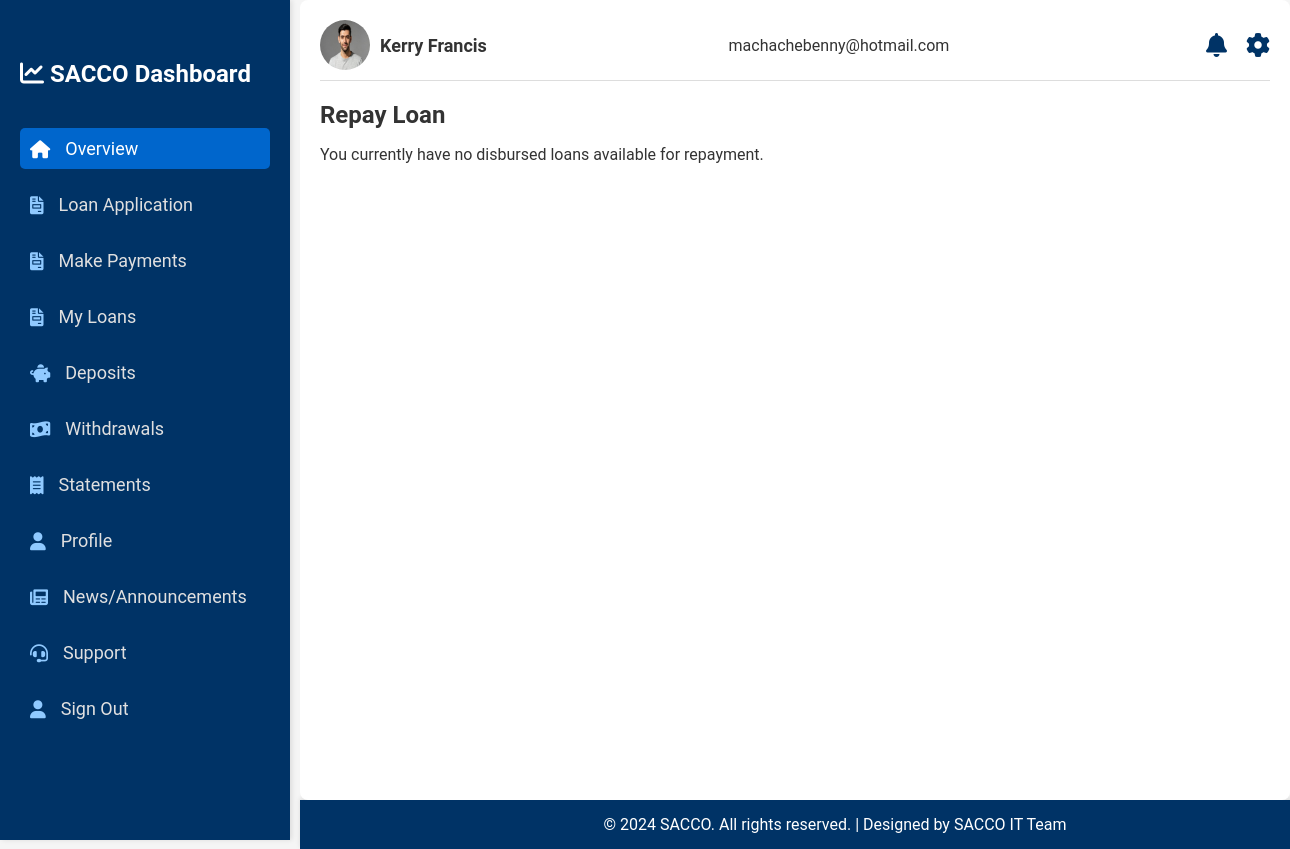
The page /repay_loan (signed in) on the database its author committed.
### main_app/models.py (models this page shows, shortened)
class User_personalData(db.Model):
    id = db.Column(db.Integer, primary_key=True)
    user_id = db.Column(db.String, db.ForeignKey('user.user_id'), nullable=False)  # Foreign Key
    user = db.relationship('User', back_populates='personal_data', lazy=True)
    surname = db.Column(db.String(30), nullable=False)
    other_names = db.Column(db.String(120), nullable=False)
    income = db.Column(db.Float, nullable=False)
    dob = db.Column(db.String(20), nullable=False)
    id_number = db.Column(db.Integer, unique=True, nullable=False)
    telephone_no = db.Column(db.String(20), unique=True, nullable=False)
    address = db.Column(db.String(50), nullable=False)
    postal_code= db.Column(db.Integer, nullable=False)
    gender= db.Column(db.String(5), nullable=False)
    user_profile = db.Column(db.String(20), nullable=False, default="user.jpeg")
    id_profile = db.Column(db.String(20), nullable=False, default="user.jpeg")

class User(db.Model, UserMixin):
    user_id = db.Column(db.String(10), primary_key=True)
    username = db.Column(db.String(30), unique=True, nullable=False)
    email = db.Column(db.String(120), unique=True, nullable=False)
    role = db.Column(db.String(6), nullable=False)
    password = db.Column(db.String, nullable=False)
    personal_data = db.relationship('User_personalData', back_populates='user', uselist=False)
    personal_loan = db.relationship("Loan", back_populates="loan_user", uselist=False)
    account = db.relationship('Account', back_populates='user', uselist=False)
    withdrawals = db.relationship('Withdrawals', back_populates='user', uselist=False)
    deposits = db.relationship('Deposit', back_populates='user', uselist=False)
    transactions = db.relationship('Transaction', back_populates='user', uselist=False)

### main_app/routes.py (the view, shortened to what this page needs)
@app.route('/repay_loan', methods=['GET', 'POST'])
@login_required
def repay_loan():
    loan = Loan.query.filter_by(user_id=current_user.user_id, status='Disbursed').first()
    return render_template('user/repayment.html', loan=loan)

### main_app/models.py (called while the page is built)
@login_manager.user_loader
def load_user(user_id):
    user_id = str(user_id)
    if user_id.startswith('user_'):
        return User.query.get(user_id)
    elif user_id.startswith('admin_'):
        return Admin.query.get(user_id)
    return None  # Return None if no user/admin is found

### main_app/templates/user/repayment.html
{% extends "user/layout.html" %}
{% block content %}
    <h2>Repay Loan</h2>
    {% if loan %}
    <div class="loan-application">
        <h1>Repay Loan</h1>
        <form action="{{ url_for('repay_loan') }}" method="POST" class="loan-form">
            <input type="hidden" name="loan_id" value="{{ loan.id }}">
            <div class="form-group">
                <label for="payment_amount">Payment Amount:</label>
                <textarea id="payment_amount" name="payment_amount" rows="1" placeholder="Enter Amount..."
            required></textarea>
            </div>
            <button type="submit">Make Payment</button>
        </form>
        <p>Next Due Date: {{ loan.next_due_date.strftime('%Y-%m-%d') }}</p>
    {% else %}
        <p>You currently have no disbursed loans available for repayment.</p>
    {% endif %}
    </div>
{% endblock %}

### main_app/templates/user/layout.html (shortened to what this page needs)
<!DOCTYPE html>
<html lang="en">
<head>
    {% block head %}
    <link rel="stylesheet" href="{{ url_for('static', filename='/css/styles.css') }}">
    <link rel="stylesheet" href="https://cdnjs.cloudflare.com/ajax/libs/font-awesome/6.0.0-beta3/css/all.min.css">
    {% endblock %}
</head>
<body>
    <div class="dashboard">
        <div class="sidebar">
            <h2><i class="fas fa-chart-line"></i> SACCO Dashboard</h2>
                <ul>
                    <li><a href="{{ url_for('home') }}" class="active"><i class="fas fa-home"></i> Overview</a></li>
                    <li><a href="{{ url_for('application') }}"><i class="fas fa-file-invoice"></i> Loan Application</a></li>
                    <li><a href="{{ url_for('repay_loan') }}"><i class="fas fa-file-invoice"></i> Make Payments </a></li>
                    <li><a href="{{ url_for('loan_application_status') }}"><i class="fas fa-file-invoice"></i> My Loans </a></li>
                    <li><a href="{{ url_for('deposit') }}"><i class="fas fa-piggy-bank"></i> Deposits</a></li>
                    <li><a href="{{ url_for('withdrawals') }}"><i class="fas fa-money-bill-wave"></i> Withdrawals</a></li>
                    <li><a href="{{ url_for('statements') }}"><i class="fas fa-receipt"></i> Statements</a></li>
                    <li><a href="{{ url_for('profile') }}"><i class="fas fa-user"></i> Profile</a></li>
                    <li><a href="{{ url_for('news') }}"><i class="fas fa-newspaper"></i> News/Announcements</a></li>
                    <li><a href="{{ url_for('support') }}"><i class="fas fa-headset"></i> Support</a></li>
                    <li><a href="{{ url_for('logout') }}"><i class="fas fa-user"></i> Sign Out</a></li>
                </ul>
        </div>
        <div class="main-content">
            <header>
                <div class="user-info">
                    {% if current_user.personal_data %}
                    <img src="{{ url_for('static', filename='assets/' + current_user.personal_data.user_profile) }}"
                        alt="User" class="user-icon">
                    {% else %}
                    <img src="{{ url_for('static', filename='assets/user.jpeg') }}" alt="User" class="user-icon">
                    {% endif %}
                    {% if current_user.personal_data %}
                    <span class="user-name">{{ current_user.personal_data.other_names ~ ' ' ~ current_user.personal_data.surname }}</span>
                    {% else %}
                    <span class="user-name">{{ current_user.username }}</span>
                    {% endif %}
                </div>
                <div class="user-email">{{ current_user.email }}</div>
                <div class="header-icons">
                    <i class="notification-icon fas fa-bell" onclick="showNotificationPopup()"></i>
                    <i class="settings-icon fas fa-cog"></i>
                </div>
            </header>
            {% block content %}{% endblock %}
        </div>
    <footer>
        <p>© 2024 SACCO. All rights reserved. | Designed by SACCO IT Team</p>
    </footer>
</body>
</html>

### main_app/static/css/styles.css (style rules this page uses)
body { font-family: 'Roboto', sans-serif; margin: 0; padding: 0; color: #333; background-color: #f5f5f5; }
a { text-decoration: none; color: inherit; }
h1, h2, h3, h4, h5, h6 { margin: 0; padding: 0; }
.dashboard { display: flex; min-height: 100vh; }
.sidebar { width: 250px; background-color: #003366; color: #fff; height: 100vh; padding: 20px; box-shadow: 2px 0 5px rgba(0, 0, 0, 0.1); position: fixed; top: 0; left: 0; transition: width 0.3s ease; }
.sidebar h2 { margin-top: 40px; font-size: 24px; margin-bottom: 40px; }
.sidebar ul { list-style: none; padding: 0; }
.sidebar ul li { margin: 15px 0; }
.sidebar ul li a { color: #e0e0e0; font-size: 18px; display: flex; align-items: center; padding: 10px; border-radius: 5px; transition: background-color 0.3s ease, color 0.3s ease; }
.sidebar ul li a i { margin-right: 15px; color: #90caff; }
.sidebar ul li a.active { background-color: #0066cc; color: #fff; }
.sidebar ul li a.active i { color: #fff; }
.main-content { flex-grow: 1; margin-left: 300px; padding: 20px; background-color: #fff; border-radius: 8px; }
header { display: flex; justify-content: space-between; align-items: center; margin-bottom: 20px; border-bottom: 1px solid #ddd; padding-bottom: 10px; }
.user-info { display: flex; align-items: center; }
.user-info .user-icon { width: 50px; height: 50px; border-radius: 50%; margin-right: 10px; }
.user-info .user-name { font-size: 18px; font-weight: bold; }
.header-icons i { font-size: 24px; margin-left: 15px; cursor: pointer; color: #003366; transition: color 0.3s ease, transform 0.3s ease; }
footer { background-color: #003366; color: #fff; text-align: center; padding: 15px; margin-left: 300px; width: calc(100% - 250px); bottom: 0; left: 250px; box-shadow: 0 -2px 5px rgba(0, 0, 0, 0.1); transition: left 0.3s ease, width 0.3s ease; }
footer p { margin: 0; }

### rows shown on the page
User_personalData: user_profile (placeholder picture), personal_data "Kerry Francis"
User: email "machachebenny@hotmail.com"
